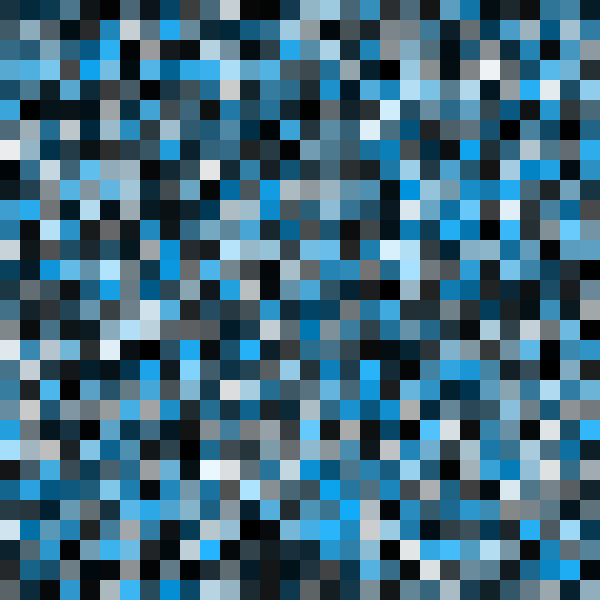
Frame 1 (no input)
Frame 60 (the mouse pressed at the canvas centre just before this capture): identical to frame 1, image omitted
Frame 120 (the mouse held since frame 60 and released just before this capture): identical to frame 1, image omitted

The Processing sketch that drew this single still picture (run headless with seeded random() and noise(); from frame 60 on, the mouse is pressed at the canvas centre):

// Processing sketch: fix_hue
// ── fix_hue.pde
// 色パレットの例
// 色相を固定する

void setup() {
  size(600, 600);

  // 色空間はHSB
  colorMode(HSB, 360, 100, 100);
  noStroke();

  // 2重のfor文でグリッドを描く
  for (int iy = 0; iy < 30; iy++) {
    for (int ix = 0; ix < 30; ix++) {
      // 色相を固定する
      float h = 200;
      // 彩度と明度はランダム
      float s = random(0, 100);
      float b = random(0, 100);
      fill(h, s, b);

      rect(
        ix * 20, iy * 20,
        20, 20
      );
    }
  }
}

void draw() {
}

// クリックしたとき、キャンバスを画像として保存
void mousePressed() {
  save("grid-fixed-hue.png");
}
